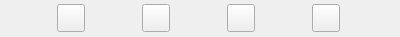
<?xml version="1.0" encoding="UTF-8"?>
<ui version="4.0">
 <class>FileActionBarWidgetClass</class>
 <widget class="QFrame" name="FileActionBarWidgetClass">
  <property name="geometry">
   <rect>
    <x>0</x>
    <y>0</y>
    <width>400</width>
    <height>37</height>
   </rect>
  </property>
  <property name="sizePolicy">
   <sizepolicy hsizetype="Expanding" vsizetype="Preferred">
    <horstretch>0</horstretch>
    <verstretch>0</verstretch>
   </sizepolicy>
  </property>
  <property name="minimumSize">
   <size>
    <width>0</width>
    <height>0</height>
   </size>
  </property>
  <property name="windowTitle">
   <string>Form</string>
  </property>
  <property name="styleSheet">
   <string notr="true"/>
  </property>
  <layout class="QHBoxLayout" name="horizontalLayout">
   <property name="spacing">
    <number>0</number>
   </property>
   <property name="leftMargin">
    <number>0</number>
   </property>
   <property name="topMargin">
    <number>0</number>
   </property>
   <property name="rightMargin">
    <number>0</number>
   </property>
   <property name="bottomMargin">
    <number>0</number>
   </property>
   <item>
    <widget class="VxPushButton" name="m_PlayFileButton">
     <property name="minimumSize">
      <size>
       <width>28</width>
       <height>28</height>
      </size>
     </property>
     <property name="maximumSize">
      <size>
       <width>28</width>
       <height>28</height>
      </size>
     </property>
     <property name="text">
      <string/>
     </property>
     <property name="iconSize">
      <size>
       <width>28</width>
       <height>28</height>
      </size>
     </property>
    </widget>
   </item>
   <item>
    <widget class="VxPushButton" name="m_FileInLibraryButton">
     <property name="minimumSize">
      <size>
       <width>28</width>
       <height>28</height>
      </size>
     </property>
     <property name="maximumSize">
      <size>
       <width>28</width>
       <height>28</height>
      </size>
     </property>
     <property name="text">
      <string/>
     </property>
     <property name="iconSize">
      <size>
       <width>28</width>
       <height>28</height>
      </size>
     </property>
    </widget>
   </item>
   <item>
    <widget class="VxPushButton" name="m_FileShareButton">
     <property name="minimumSize">
      <size>
       <width>28</width>
       <height>28</height>
      </size>
     </property>
     <property name="maximumSize">
      <size>
       <width>28</width>
       <height>28</height>
      </size>
     </property>
     <property name="text">
      <string/>
     </property>
     <property name="iconSize">
      <size>
       <width>28</width>
       <height>28</height>
      </size>
     </property>
    </widget>
   </item>
   <item>
    <widget class="VxPushButton" name="m_ShredFileButton">
     <property name="minimumSize">
      <size>
       <width>28</width>
       <height>28</height>
      </size>
     </property>
     <property name="maximumSize">
      <size>
       <width>28</width>
       <height>28</height>
      </size>
     </property>
     <property name="text">
      <string/>
     </property>
     <property name="iconSize">
      <size>
       <width>28</width>
       <height>28</height>
      </size>
     </property>
    </widget>
   </item>
  </layout>
 </widget>
 <customwidgets>
  <customwidget>
   <class>VxPushButton</class>
   <extends>QPushButton</extends>
   <header>VxPushButton.h</header>
  </customwidget>
 </customwidgets>
 <resources/>
 <connections/>
</ui>
